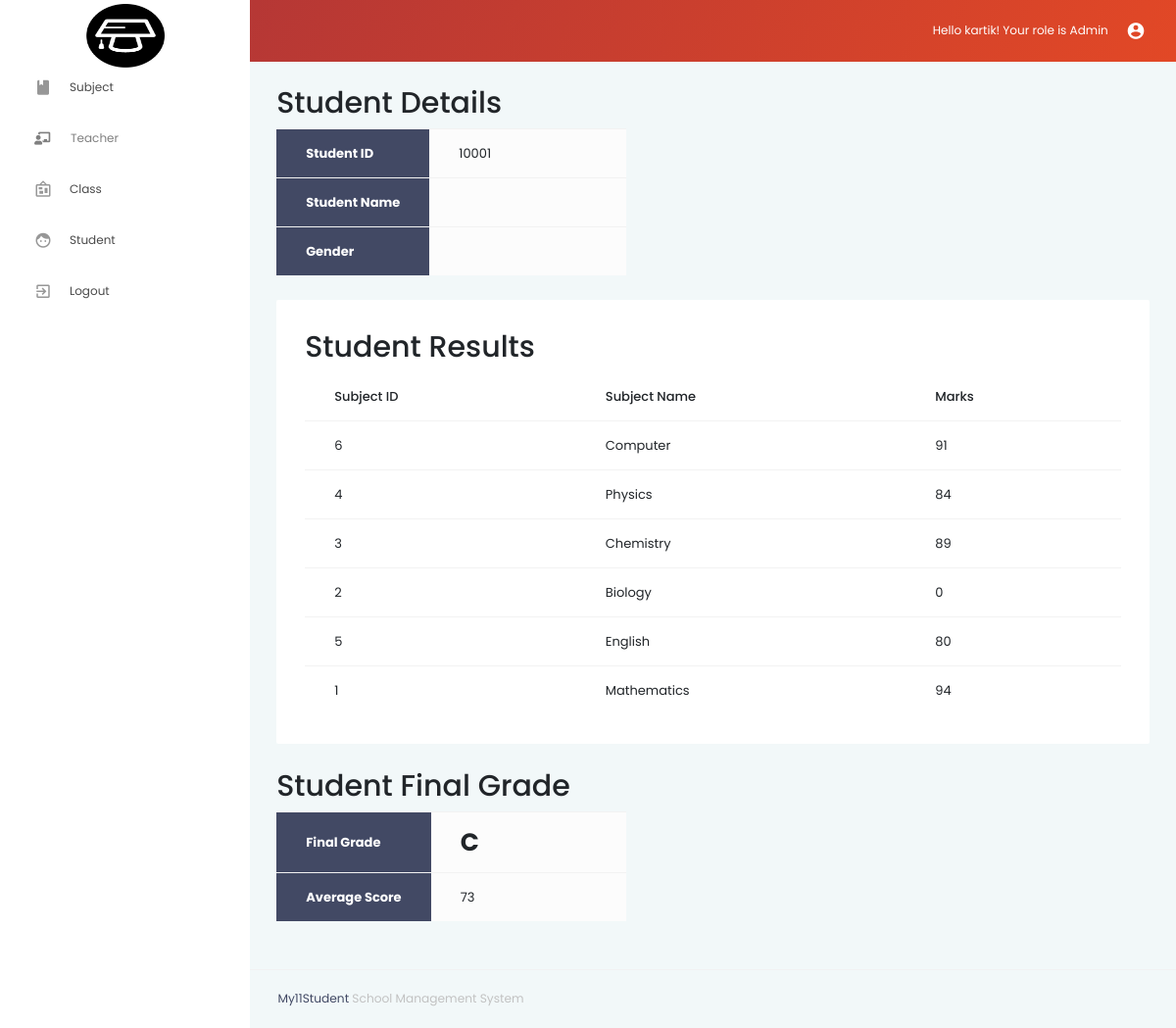
/pages_admin/StudentGradesView.php?id=10001 (signed in), run on the app's committed database.
### tables this page shows
CREATE TABLE `student_subject` (
  `studentID` int(11) NOT NULL,
  `subjectID` varchar(30) NOT NULL,
  `subject_score` int(11) DEFAULT NULL
);

CREATE TABLE `subject` (
  `subjectID` varchar(30) NOT NULL,
  `subjectName` varchar(30) NOT NULL,
  `subjectType` varchar(30) NOT NULL
);

### pages_admin/StudentGradesView.php (the view, shortened to what this page needs)
<!DOCTYPE html>
<?php
require_once '../db_connect.php';
$id = $_GET["id"];
$firstName = $_GET["firstname"];
$lastName = $_GET["lastname"];
$gender = $_GET["gender"];
?>
<html lang="en">
    <head>
        <link rel="stylesheet" href="../vendors/iconfonts/mdi/css/materialdesignicons.min.css">
        <link rel="stylesheet" href="../vendors/css/vendor.bundle.base.css">
        <link rel="stylesheet" href="../vendors/css/vendor.bundle.addons.css">
        <link rel="stylesheet" href="https://use.fontawesome.com/releases/v5.4.1/css/all.css">
        <link rel="stylesheet" href="../css/style.css">
    </head>
    <body>
        <div class="container-scroller">
            <?php
            include("nav.php");
            ?>
            <div class="main-panel">
                <div class="content-wrapper">
                    <div class="row">
                        <div class="col-md-12 d-flex align-items-stretch grid-margin">
                            <div class="row flex-grow">
                                <div class="col-5">
                                    <div class="page-header clearfix">
                                        <h2 style="float:left">Student Details</h2>
                                    </div>
                                    <div class="table-responsive">
                                        <table class="table table-light table-xl mb-0">
                                            <tbody>
                                                <tr>
                                                    <th width="25%" class="bg-dark" style="color:white">Student ID</th>
                                                    <td width="75%"><?php echo $id; ?></td>
                                                </tr>
                                                <tr>
                                                    <th class="bg-dark" style="color:white">Student Name</th>
                                                    <td><?php echo $firstName." ".$lastName; ?></td>
                                                </tr>
                                                <tr>
                                                    <th class="bg-dark" style="color:white">Gender</th>
                                                    <td><?php echo $gender; ?></td>
                                                </tr>
                                            </tbody>
                                        </table>
                                    </div>
                                </div>
                            </div>
                        </div>
                    </div>
                    <div class="row">
                        <div class="col-lg-12 grid-margin stretch-card">
                            <div class="card">
                                <div class="card-body">
                                    <div class="page-header clearfix">
                                        <h2 style="float:left">Student Results</h2>
                                    </div>
                                    <div class="table-responsive">
                                        <table class="table table-hover table-xl mb-0">
                                            <thead>
                                                <tr>
                                                    <th class="border-top-0">Subject ID</th>
                                                    <th class="border-top-0">Subject Name</th>
                                                    <th class="border-top-0">Marks</th>
                                                </tr>
                                            </thead>
                                            <tbody>
                                                <?php
                                                $scoresql = 'SELECT subjectID, subject_score FROM student_subject WHERE studentID="'.$id. '"';
                                                $result = $conn->query($scoresql);
                                                $total_score=0;
                                                $counter=0;
                                                $grade = '';
                                                while($row = $result->fetch_assoc()) {
                                                    $subjectID = $row['subjectID'];
                                                    $subjectScore = $row['subject_score'];
                                                    $total_score+=$subjectScore;
                                                    $counter++;
                                                    $sub_name = 'SELECT subjectName, subjectType FROM subject WHERE subjectID="'.$subjectID.'"';
                                                    $sub_name_result = $conn->query($sub_name);
                                                    while($sub_name_row = $sub_name_result->fetch_assoc()){
                                                        $subjectName = $sub_name_row['subjectName'];
                                                    }
                                                    echo
                                                        '<tr>
                                                                <td>'.$subjectID.'</td>
                                                                <td>'.$subjectName.'</td>
                                                                <td>'.$subjectScore.'</td>
                                                            </tr>';
                                                }
                                                $average_score = $total_score/$counter;
                                                if($grade != 'F'){
                                                    if($average_score>=90 && $average_score<=100)
                                                        $grade = 'A';
                                                    else if($average_score>=80 && $average_score<=89)
                                                        $grade = 'B';
                                                    else if($average_score>=70 && $average_score<=79)
                                                        $grade = 'C';
                                                    else if($average_score>=60 && $average_score<=69)
                                                        $grade = 'D';
                                                    else if($average_score<60)
                                                        $grade = 'F';
                                                }
                                                ?>
                                            </tbody>
                                        </table>
                                    </div>
                                </div>
                            </div>
                        </div>
                    </div>
                    <div class="row">
                        <div class="col-md-12 d-flex align-items-stretch grid-margin">
                            <div class="row flex-grow">
                                <div class="col-5">
                                    <div class="page-header clearfix">
                                        <h2 style="float:left">Student Final Grade</h2>
                                    </div>
                                    <div class="table-responsive">
                                        <table class="table table-light table-xl mb-0">
                                            <tbody>
                                                <tr>
                                                    <th width="25%" class="bg-dark" style="color:white">Final Grade</th>
                                                    <td width="75%" style="font-size:25px;"><b><?php echo $grade; ?></b></td>
                                                </tr>
                                                <tr>
                                                    <th class="bg-dark" style="color:white">Average Score</th>
                                                    <td><?php echo (round($average_score,2)); ?></td>
                                                </tr>
                                            </tbody>
                                        </table>
                                    </div>
                                </div>
                            </div>
                        </div>
                    </div>
                </div>
                <?php
                include("../footer.php");
                ?>
            </div>
        </div>
    </body>
</html>

### pages_admin/nav.php
<?php echo'
    <nav class="navbar default-layout col-lg-12 col-12 p-0 fixed-top d-flex flex-row" style="background-image: linear-gradient(120deg, #AA3339, #e24826);">
      <div class="text-center navbar-brand-wrapper d-flex align-items-top justify-content-center">
        <a class="navbar-brand brand-logo" href="index.php">
          <img src="../images/logo.png" alt="logo" style="height:65px;width:80px;"/>
        </a>
        <a class="navbar-brand brand-logo-mini" href="index.php">
          <img src="../images/logo-mini.png" alt="logo" />
        </a>
      </div>
      <div class="navbar-menu-wrapper d-flex align-items-center">
        <ul class="navbar-nav navbar-nav-right">
			<li class="nav-item">
				<div class="nav-link" href="#">
					<span class="profile-text">Hello '. $_SESSION["username"]. '! Your role is ' . $_SESSION["role"].' </span>
					 <i class="mdi mdi-account-circle"></i>
				</div>
			</li>
        </ul>
      </div>
    </nav>
    <div class="container-fluid page-body-wrapper">
      <nav class="sidebar sidebar-offcanvas" id="sidebar">
        <ul class="nav">
          <li class="nav-item">
            <a class="nav-link" href="index.php">
              <i class="menu-icon mdi mdi-book"></i>
              <span class="menu-title">Subject</span>
            </a>
          </li>
          <li class="nav-item">
            <a class="nav-link" href="teacherViwe.php" style="color:gray">
              <i class="fas fa-chalkboard-teacher" ></i>&nbsp;&nbsp;&nbsp;&nbsp;&nbsp;&nbsp;
              <span class="menu-title">Teacher</span>
            </a>
          </li>
          <li class="nav-item">
            <a class="nav-link" href="ClassView.php">
              <i class="menu-icon mdi mdi-bulletin-board"></i>
              <span class="menu-title">Class</span>
            </a>
          </li>
          <li class="nav-item">
            <a class="nav-link" href="StudentView.php">
              <i class="menu-icon mdi mdi-face"></i>
              <span class="menu-title">Student</span>
            </a>
          </li>
		  <li class="nav-item">
            <a class="nav-link" href="../Logout.php">
              <i class="menu-icon mdi mdi-exit-to-app"></i>
              <span class="menu-title">Logout</span>
            </a>
          </li>
        </ul>
      </nav>'
?>

### footer.php
<?php echo
		'
        <footer class="footer">
          <div class="container-fluid clearfix">
            <span class="text-muted d-block text-center text-sm-left d-sm-inline-block">
              <span style="color: #424964">My11Student   </span>   School Management System</span>
          </div>
        </footer>
        '
?>

### data on the page
student_subject: subjectID "6", subjectID.subjectName "Computer", subject_score "91"
student_subject: subjectID "4", subjectID.subjectName "Physics", subject_score "84"
student_subject: subjectID "3", subjectID.subjectName "Chemistry", subject_score "89"
student_subject: subjectID "2", subjectID.subjectName "Biology", subject_score "0"
student_subject: subjectID "5", subjectID.subjectName "English", subject_score "80"
student_subject: subjectID "1", subjectID.subjectName "Mathematics", subject_score "94"

### other printed values
$_SESSION["username"] "kartik"
$_SESSION["role"] "Admin"
$id "10001"
$grade "C"
$average_score "73"
